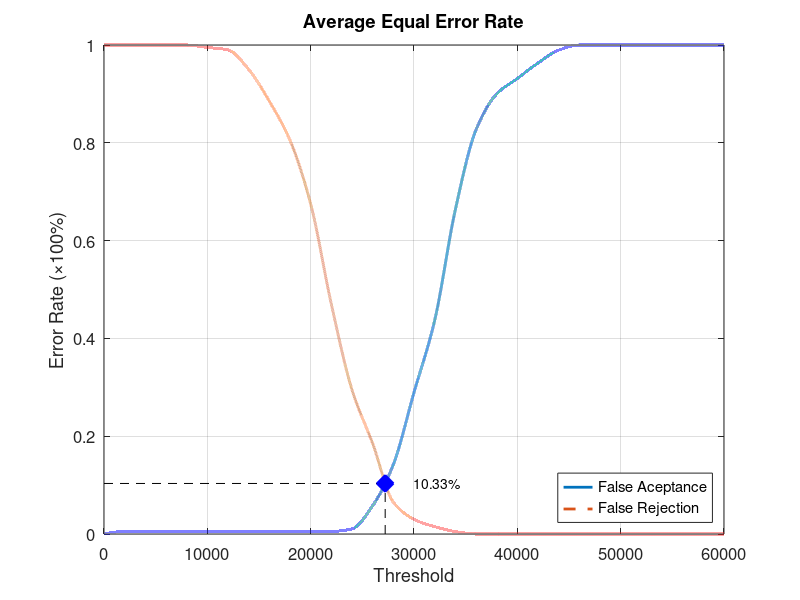
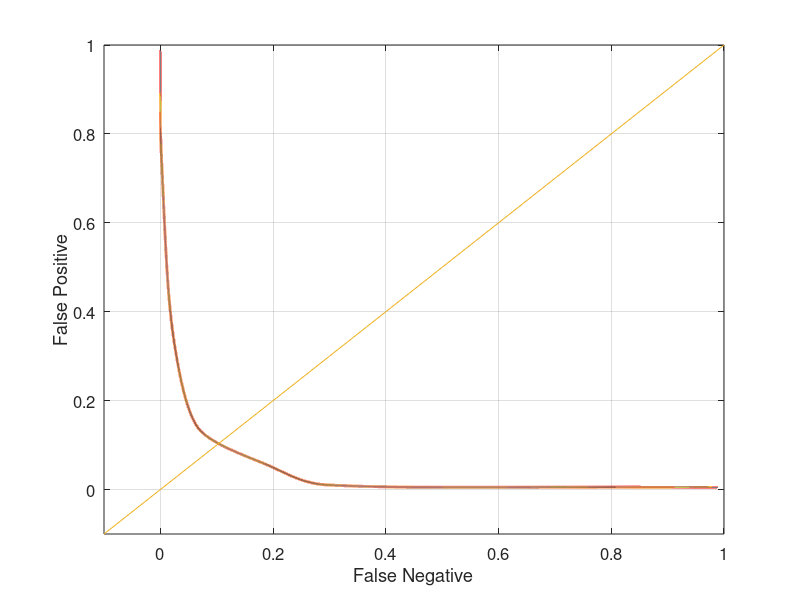

Recreate these plots in MATLAB, in order.
function yEER = Database1_4
close all;
clear;
clc;
x = 0:2000:60000;
xq = 0:0.5:60000;

y0 = [0 0.00526316 0.00526316 0.00526316 0.00526316 0.00526316 0.00526316 0.00526316 0.00526316 0.00526316 0.00526316 0.00526316 0.0105263 0.0578947 0.142105 0.289474 0.436842 0.663158 0.826316 0.9 0.931579 0.963158 0.989474 1 1 1 1 1 1 1 1];
yy0 = interp1(x, y0, xq, 'pchip');
y1 = [1 1 1 1 1 0.995 0.99 0.95 0.885 0.805 0.675 0.47 0.295 0.185 0.065 0.03 0.015 0.005 0 0 0 0 0 0 0 0 0 0 0 0 0];
yy1 = interp1(x, y1, xq, 'pchip');

% Calculating EER: 
y2 = abs(y0 - y1);
find(y2 == min(y2))
yy2 = abs(yy0 - yy1);
xEER = find(yy2 == min(yy2));
xEERIndex = xq(xEER) % X-axis EER
yEER = yy0(xEER) % Y-axis EER

main = figure
plot(xq, yy0,'-','LineWidth', 2);	hold on
plot(xq, yy1,'--','LineWidth', 2);	hold on
plot([xEERIndex xEERIndex], [0 yEER], 'k--');	hold on
plot([0 xEERIndex], [yEER yEER], 'k--');	hold on
plot(xEERIndex, yEER, 'bx', 'LineWidth', 10);	hold on
text(xEERIndex + 10 * xEERIndex / 100, yEER, [num2str(round((10000 * yEER)) / 100) '%'])
legend('False Aceptance', 'False Rejection', 'Location', 'SouthEast')
xlabel('Threshold')
ylabel('Error Rate (\times100%)')
title('Average Equal Error Rate')
set(gca, 'FontSize', 12)
axis([0 60000 0 1])
grid on

print(main, 'Database1_4Main', '-dpng');
FNRxFPR = figure('Color', [1 1 1]);
plot(yy1, yy0, '-', yy1, yy0, 'LineWidth', 2);
hold on
y = -0.1:0.1:1
plot(y, y); 
set(gca, 'FontSize', 12)
xlabel('False Negative')
ylabel('False Positive')
axis([-0.1 1 -0.1 1])
set(gca, 'FontSize', 12)
grid on

print(FNRxFPR, 'Database1_4FNRxFPR','-dpng');
end
